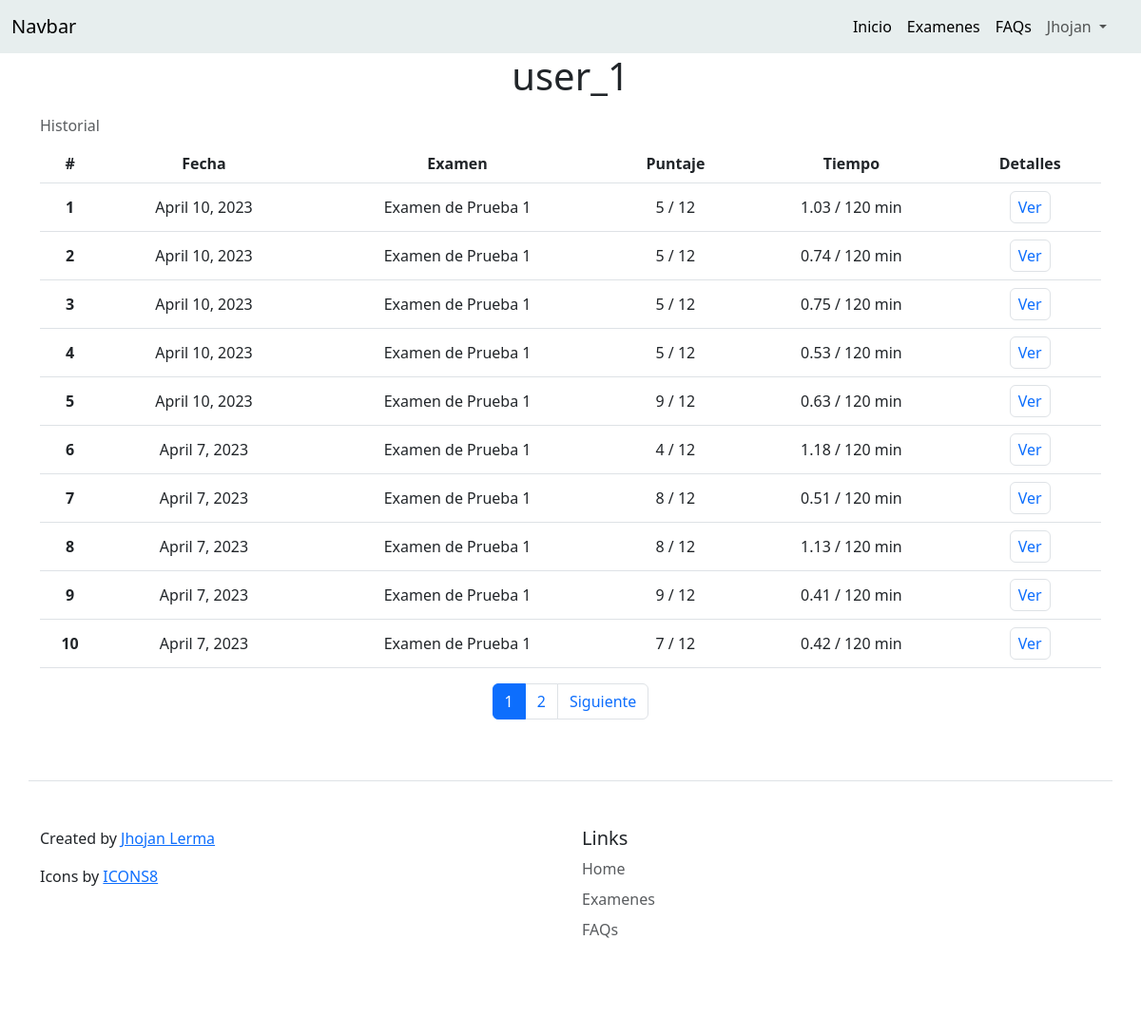
The app's page /profile/user_1 (signed in) with its own data.
### Project/models.py (models this page shows, shortened)
class User(AbstractUser):
    pass

class ExamResult(models.Model):
    student = models.ForeignKey(Student, on_delete=models.DO_NOTHING)
    exam = models.ForeignKey(Exam, on_delete=models.DO_NOTHING)
    score = models.IntegerField(default=0)
    date = models.DateField(auto_now_add=True)
    duration = models.FloatField(default=0)
    answers = models.ManyToManyField(StudentAnswer, blank=True)

class Exam(models.Model):
    title = models.CharField(max_length=80)
    description = models.TextField(blank=True, null=True)
    creation_date = models.DateField(auto_now_add=True)
    duration = models.IntegerField(blank=True, null=True)
    students = models.ManyToManyField(Student, blank=True)
    collaborators = models.ManyToManyField(Collaborator, blank=True)
    university = models.ForeignKey(University, on_delete=models.CASCADE, blank=True, null=True)
    categories = models.ManyToManyField('Category', blank=True)
    subcategories = models.ManyToManyField('Subcategory', blank=True)
    is_active = models.BooleanField(default=False)

### Project/views.py (the view)
# urls.py: path("profile/<str:username>", views.profile, name="profile"),
@login_required(login_url='login')
def profile(request, username):
    try:
        user = User.objects.get(username=username)
    except User.DoesNotExist:
        return render(request, "Project/404.html", status=404)
    is_student, is_collaborator = False, False
    if Student.objects.filter(user=user).exists():
        student = Student.objects.get(user=user)
        exams = ExamResult.objects.filter(student=student).order_by('-date')
        is_student = True
    if Collaborator.objects.filter(user=user).exists():
        collaborator = Collaborator.objects.get(user=user)
        exams = Exam.objects.filter(collaborators=collaborator).order_by('university')
        is_collaborator = True
    paginator = Paginator(exams, 10)
    page_number = request.GET.get('page')
    page_obj = paginator.get_page(page_number)
    return render(request, "Project/profile.html", {
        "user": user,
        "page_obj": page_obj,
        "is_student": is_student,
        "is_collaborator": is_collaborator
    })

### Project/Templates/Project/profile.html (shortened to what this page needs)
{% extends "Project/layout.html" %}
{% load static %}
{% block body %}
    <div class="container">
        <h1 class="text-center">{{user.username}}</h1>
        {% if is_student %}
            <div class="table-responsive">
                <table class="table table-hover align-middle text-center caption-top">
                    <caption>Historial</caption>
                    <thead>
                        <tr>
                            <th scope="col">#</th>
                            <th scope="col">Fecha</th>
                            <th scope="col">Examen</th>
                            <th scope="col">Puntaje</th>
                            <th scope="col">Tiempo</th>
                            <th scope="col">Detalles</th>
                        </tr>
                    </thead>
                    <tbody>
                    {% for exam in page_obj %}
                        <tr>
                            <th scope="row">{{ forloop.counter }}</th>
                            <td>{{ exam.date }}</td>
                            <td>{{ exam.exam.title }}</td>
                            <td>{{ exam.score }} / {{exam.answers.all|length}}</td>
                            <td>{{ exam.duration }} / {{exam.exam.duration}} min</td>
                            <td>
                                <a href="/exam_result/{{exam.id}}" class="d-inline-flex focus-ring py-1 px-2 text-decoration-none border rounded-2">Ver</a>
                            </td>
                        </tr>
                    {% endfor %}
                    </tbody>
                </table>
            </div>
        {% endif %}
        <div class="d-flex justify-content-center">
            <nav aria-label="Page navigation example">
            <ul class="pagination">
                {% for i in page_obj.paginator.page_range %}
                {% if page_obj.number == i %}
                    <li class="page-item active"><a class="page-link" href="?page={{ i }}">{{ i }}</a></li>
                {% else %}
                    <li class="page-item"><a class="page-link" href="?page={{ i }}">{{ i }}</a></li>
                {% endif %}
                {% endfor %}
                {% if page_obj.has_next %}
                <li class="page-item"><a class="page-link" href="?page={{ page_obj.next_page_number }}">Siguiente</a></li>
                {% endif %}
            </ul>
            </nav>
        </div>
    </div>
{% endblock %}

### Project/Templates/Project/layout.html (shortened to what this page needs)
{% load static %}
<!DOCTYPE html>
<html lang="es">
    <head>
        <link href="https://cdn.jsdelivr.net/npm/bootstrap@5.3.0-alpha3/dist/css/bootstrap.min.css" rel="stylesheet">
        <link rel="stylesheet" href="{% static 'Project/styles.css' %}">
      </head>
      <body>
        <nav class="navbar navbar-expand-lg" style="background-color: #e7eeee;">
          <div class="container-fluid">
            <a class="navbar-brand" href="/">Navbar</a>
            <div class="offcanvas offcanvas-end" tabindex="-1" id="navbarOffcanvasLg" aria-labelledby="navbarOffcanvasLgLabel">
              <div class="offcanvas-body">
                <ul class="navbar-nav justify-content-end flex-grow-1 pe-3">
                  <li class="nav-item">
                    <a class="nav-link active" href="/">Inicio</a>
                  </li>
                  <li class="nav-item">
                    <a class="nav-link active" href="/exams">Examenes</a>
                  </li>
                  <li class="nav-item">
                    <a class="nav-link active" href="/#FAQs">FAQs</a>
                  </li>
                  {% if request.user.is_authenticated %}
                  <li class="nav-item dropdown">
                    <a class="nav-link dropdown-toggle" href="#" role="button" data-bs-toggle="dropdown" aria-expanded="false">
                      {{request.user}}
                    </a>
                  </li>
                  {% else %}
                    <li class="nav-item">
                      <a class="nav-link active" href="/login">Iniciar Sesión</a>
                    </li>
                  {% endif %}
                </ul>
              </div>
            </div>
          </div>
        </nav>
        {% block body %}
        {% endblock %}
        <div class="container">
          <footer class="row row-cols-1 row-cols-sm-2 py-5 my-5 border-top">
            <div class="col mb-3">
                <p>Created by <a href="https://www.linkedin.com/in/jhojan-andres-lerma-achoma/" target="_blank">Jhojan Lerma</a></p>
                <p>Icons by <a href="https://iconos8.es/" target="_blank">ICONS8</a></p>
            </div>
            <div class="col mb-3">
              <h5>Links</h5>
              <ul class="nav flex-column">
                <li class="nav-item mb-2"><a href="/" class="nav-link p-0 text-muted">Home</a></li>
                <li class="nav-item mb-2"><a href="/exams" class="nav-link p-0 text-muted">Examenes</a></li>
                <li class="nav-item mb-2"><a href="/#FAQs" class="nav-link p-0 text-muted">FAQs</a></li>
              </ul>
            </div>
          </footer>
        </div>
      </body>
</html>

### Project/static/Project/styles.css (style rules this page uses)
ul li { transition: all 0.2s ease-in-out; }

### records on screen
User: user "Jhojan"
User: username "user_1"
ExamResult: date "April 10, 2023", exam "Examen de Prueba 1", score "5", answers.all|length "12", duration "1.03", exam.duration "120"
ExamResult: date "April 10, 2023", exam "Examen de Prueba 1", score "5", answers.all|length "12", duration "0.74", exam.duration "120"
ExamResult: date "April 10, 2023", exam "Examen de Prueba 1", score "5", answers.all|length "12", duration "0.75", exam.duration "120"
ExamResult: date "April 10, 2023", exam "Examen de Prueba 1", score "5", answers.all|length "12", duration "0.53", exam.duration "120"
ExamResult: date "April 10, 2023", exam "Examen de Prueba 1", score "9", answers.all|length "12", duration "0.63", exam.duration "120"
ExamResult: date "April 7, 2023", exam "Examen de Prueba 1", score "4", answers.all|length "12", duration "1.18", exam.duration "120"
ExamResult: date "April 7, 2023", exam "Examen de Prueba 1", score "8", answers.all|length "12", duration "0.51", exam.duration "120"
ExamResult: date "April 7, 2023", exam "Examen de Prueba 1", score "8", answers.all|length "12", duration "1.13", exam.duration "120"
ExamResult: date "April 7, 2023", exam "Examen de Prueba 1", score "9", answers.all|length "12", duration "0.41", exam.duration "120"
ExamResult: date "April 7, 2023", exam "Examen de Prueba 1", score "7", answers.all|length "12", duration "0.42", exam.duration "120"

### other values on screen
{{ i }} "1"
{{ i }} "2"
